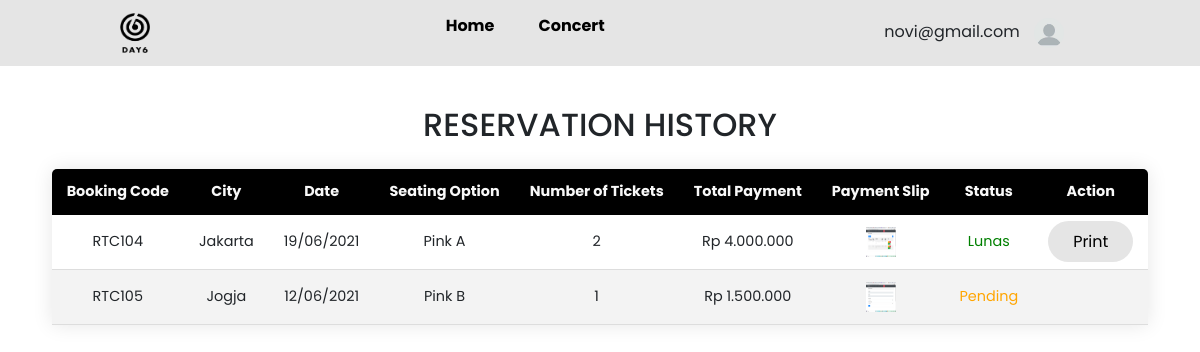
The page /history.php (signed in) on the database its author committed.
### tables this page shows
CREATE TABLE `reservasi` (
  `kode_booking` int(6) NOT NULL,
  `id_user` int(4) NOT NULL,
  `kode_jadwal` varchar(4) NOT NULL,
  `kode_tiket` varchar(4) NOT NULL,
  `jumlah_tiket` int(4) NOT NULL,
  `total_harga` int(11) DEFAULT NULL,
  `bukti_pembayaran` varchar(100) DEFAULT NULL,
  `status` enum('Belum dibayar','Pending','Lunas') DEFAULT NULL
);

CREATE TABLE `jadwal` (
  `kode_jadwal` varchar(4) NOT NULL,
  `city` varchar(20) NOT NULL,
  `date` date NOT NULL
);

CREATE TABLE `tiket` (
  `kode_tiket` varchar(4) NOT NULL,
  `seat` varchar(10) NOT NULL,
  `price` int(11) NOT NULL,
  `stock` int(3) NOT NULL
);

### koneksi.php (called while the page is built, shortened)
<?php
    function rupiah($angka){
        $hasil_rupiah = "Rp " . number_format($angka,0,',','.');
        return $hasil_rupiah;
    }
?>

### history.php (the view, shortened to what this page needs)
<?php
  include "koneksi.php";
?>
<!doctype html>
<html lang="en">
  <head>
    <link href="https://cdn.jsdelivr.net/npm/bootstrap@5.0.1/dist/css/bootstrap.min.css" rel="stylesheet">
	<link rel="stylesheet" href="css/history.css">
    <link rel="stylesheet" href="http://cdnjs.cloudflare.com/ajax/libs/font-awesome/5.15.3/css/all.min.css">
	</head>
	<body>
        <header>
            <img class="logo" src="img/logo.png" alt="logo">
            <nav>
                <ul class="nav_links">
                    <li><a href="home_user.php">Home</a></li>
                    <li><a href="concert_user.php">Concert</a></li>
                </ul>
            </nav>
            <div class="profile">
                <a class="nav-link text-dark" href="#" id="navbarDropdownMenuLink" role="button" data-bs-toggle="dropdown" aria-expanded="false">
                    <?php echo $_SESSION["email"] ?>
                    <img src="img/profile.jpg" alt="">
                </a>
            </div>
        </header>
        <div class="title">
            <h2 align="center">RESERVATION HISTORY</h2>
        </div>
        <table class="content-table" style="margin-left:auto;margin-right:auto">
            <thead>
                <tr>
                    <th>Booking Code</th>
                    <th>City</th>
                    <th>Date</th>
                    <th>Seating Option</th>
                    <th>Number of Tickets</th>
                    <th>Total Payment</th>
                    <th>Payment Slip</th>
                    <th>Status</th>
                    <th>Action</th>
                </tr>
            </thead>
            <tbody>
                <?php
                    $id_user = $_SESSION['id_user'];
                    $query = mysqli_query($koneksi,"SELECT reservasi.kode_booking,user.name,jadwal.city,jadwal.date,tiket.seat,reservasi.jumlah_tiket,reservasi.total_harga,reservasi.bukti_pembayaran,reservasi.status FROM reservasi LEFT JOIN user ON reservasi.id_user = user.id_user LEFT JOIN jadwal ON reservasi.kode_jadwal = jadwal.kode_jadwal LEFT JOIN tiket ON reservasi.kode_tiket = tiket.kode_tiket WHERE user.id_user = $id_user");
                ?>
                <?php while ($ambil_data=mysqli_fetch_array($query)) : ?>
                    <tr>
                        <td>RTC<?php echo $ambil_data['kode_booking'] ?></td>
                        <td><?php echo $ambil_data['city'] ?></td>
                        <td><?php echo date('d/m/Y', strtotime($ambil_data['date'])); ?></td>
                        <td><?php echo $ambil_data['seat'] ?></td>
                        <td><?php echo $ambil_data['jumlah_tiket'] ?></td>
                        <td><?php echo rupiah($ambil_data['total_harga']); ?></td>
                        <td><img class="kotak" id="gambar" src="img/<?= $ambil_data['bukti_pembayaran']==null?'default.jpg':$ambil_data['bukti_pembayaran']; ?>"></td>
                        <td class="status-<?= $ambil_data['status']=='Belum dibayar'?'belum-bayar':($ambil_data['status']=='Pending'?'pending':'lunas'); ?>"><?= $ambil_data['status']; ?></td>
                        <td>
                            <?php if($ambil_data['status']=='Belum dibayar') : ?>
                                <a href="confirm.php?id=<?php echo $ambil_data['kode_booking']?>" class="button">Confirm </a>
                            <?php elseif($ambil_data['status']=='Lunas'): ?>
                                <a href="cetak_ticket.php?id=<?php echo $ambil_data['kode_booking']?>" class="button">Print </a>
                            <?php endif; ?>
                        </td>
                    </tr>
                <?php endwhile; ?>
            </tbody>
        </table>
	</body>
</html>

### css/history.css (style rules this page uses)
li, a { font-family: 'Poppins', sans-serif; font-weight: bold; font-size: 16px; color: #000000; text-decoration: none; }
header { display: flex; justify-content: space-between; align-items: center; padding: 10px 10%; background-color: #E5E5E5; }
.logo { cursor: pointer; width: 30px; height: 40px; }
.nav_links { list-style: none; }
.nav_links li { display: inline-block; padding: 0px 20px; }
.nav_links li a { transition: all 0.3s ease 0s; }
img { width: 30px; height: 30px; }
.profile { display: flex; justify-content: space-between; align-items: center; font-family: 'Poppins', sans-serif; }
.profile img { border-radius: 50%; margin-left: 10px; }
.content-table { font-family: 'Poppins', sans-serif; border-collapse: collapse; margin: 25px 0; font-size: 0.9em; min-width: 400px; border-radius: 5px 5px 0 0; overflow: hidden; box-shadow: 0 0 20px rgba(0, 0, 0, 0.1); }
.content-table thead tr { background-color: #000000; color: #f8f8f8; text-align: center; font-weight: bold; }
.content-table th, .content-table td { padding: 12px 15px; text-align: center; }
.content-table tbody tr { border-bottom: 1px solid #dddddd; }
.content-table tbody tr:nth-last-of-type(odd) { background-color: #f3f3f3; }
h2 { font-family: 'Poppins', sans-serif; }
.title { font-family: 'Poppins', sans-serif; margin: 40px 0 5px 0; }
.profile .nav-link { font-weight: normal !important; }
.button { padding: 9px 25px; background-color: #e5e5e5 ; border: none; border-radius: 50px; cursor: pointer; transition: all 0.3s ease 0s; color: black; }
tbody .button { font-weight: normal !important; }

### history.php (style rules this page uses)
.status-pending { color:orange; }
.status-lunas { color:green; }

### rows shown on the page
reservasi: kode_booking "104", kode_jadwal.city "Jakarta", kode_jadwal.date "19/06/2021", kode_tiket.seat "Pink A", jumlah_tiket "2", total_harga "Rp 4.000.000", bukti_pembayaran (picture), status "Lunas"
reservasi: kode_booking "105", kode_jadwal.city "Jogja", kode_jadwal.date "12/06/2021", kode_tiket.seat "Pink B", jumlah_tiket "1", total_harga "Rp 1.500.000", bukti_pembayaran (picture), status "Pending"

### other values the page prints
$_SESSION["email"] "novi@gmail.com"
